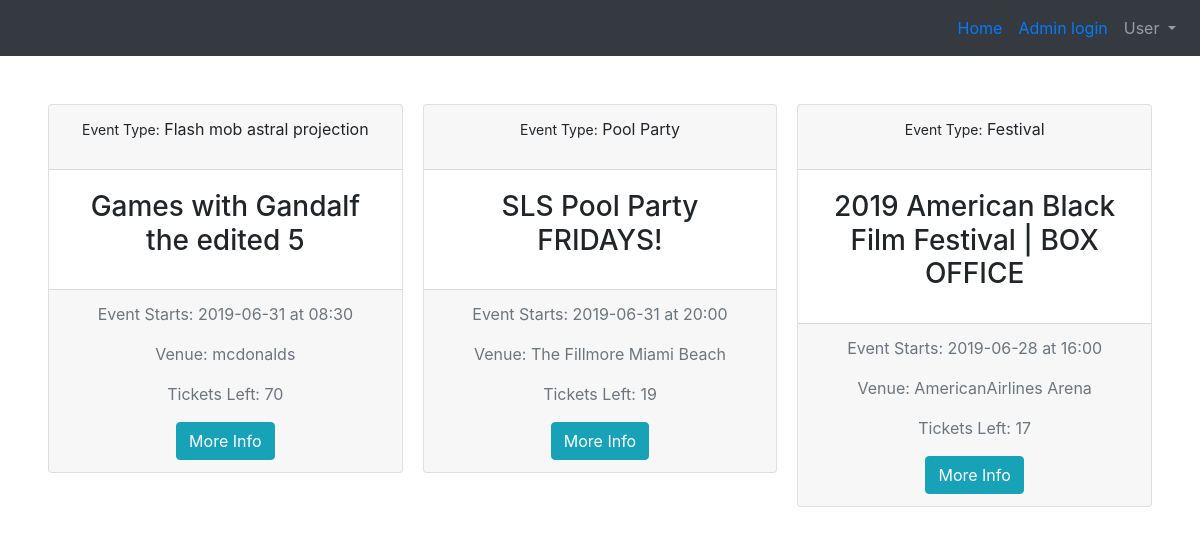
Before: / with the older database file.
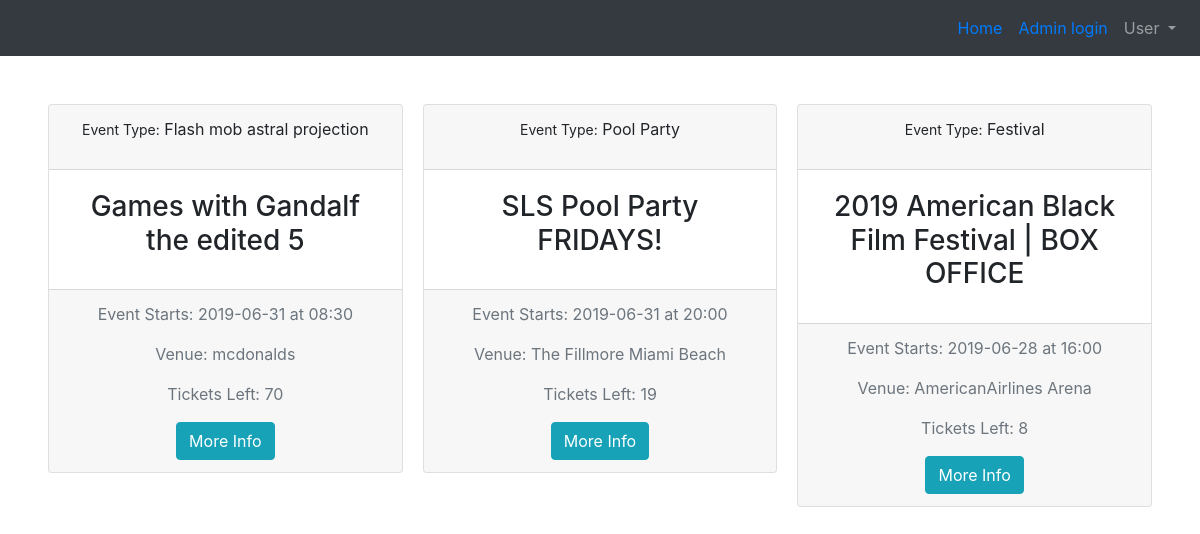
After: the same page with the newer database file.
### tables this page shows
CREATE TABLE 'events' ( eventID INTEGER PRIMARY KEY AUTOINCREMENT NOT NULL,'eventName' VARCHAR NOT NULL,'ticketsLeft' INTEGER NOT NULL,
  type VARCHAR NOT NULL,'startDate' date NOT NULL,'endDate' date NOT NULL,
  description VARCHAR NOT NULL,
  venueID INTEGER NOT NULL,
  adminID INTEGER NOT NULL
, 'endTime'  time NOT NULL  , 'startTime'  time NOT NULL  );

CREATE TABLE 'venues' ( venueID INTEGER PRIMARY KEY AUTOINCREMENT NOT NULL,'venueName' VARCHAR NOT NULL,
  capacity INTEGER NOT NULL,
  address1 VARCHAR NOT NULL,
  address2 VARCHAR NOT NULL,
  city VARCHAR NOT NULL,
  state CHAR(2) NOT NULL,
  zip CHAR(5) NOT NULL,
  adminID INTEGER NOT NULL
);

### application.py (the view)
@app.route("/")
def index():
    if 'admin' in session.keys():
        return redirect("/admin")
    """ Show a list of event thumbnail images which point to selected single event page """
    events = db.execute(allEventQry)
    venues = db.execute(allVenueQry)
    for event in events:
        for venue in venues:
            if venue["venueID"] == event["venueID"]:
                event["venueName"] = venue["venueName"]
    return render_template("index.html", events=events)

### application.py (called while the page is built)
@app.after_request
def after_request(response):
    response.headers["Cache-Control"] = "no-cache, no-store, must-revalidate"
    response.headers["Expires"] = 0
    response.headers["Pragma"] = "no-cache"
    return response

### templates/index.html (shortened to what this page needs)
{% extends "base.html" %}
{% block body %}
<div class="card-columns text-center">
{% for event in events %}
        <div class="card">
            <div>
                <div class="card-header">
                    <p><span style="font-size:14px">Event Type:</span> {{ event.type }}</p>
                </div>
                <div class="card-body">
                    <h3 class="card-title">{{ event.eventName }}</h4>
                </div>
                <div class="card-footer text-muted">
                    <p>Event Starts: {{ event.startDate }} at {{ event.startTime }}</p>
                    <p>Venue: {{ event.venueName }}</p>
                    <p>Tickets Left: {{ event.ticketsLeft }}</p>
                    <a href="{{ '/event/%s'%event.eventID|urlencode }}" class="btn btn-info">More Info</a>
                </div>
            </div>
        </div>
    {% endfor %}
</div>
{%endblock %}

Changed rows visible on the page:
changed events "2019 American Black Film Festival | BOX OFFICE": ticketsLeft "17" → "8"
